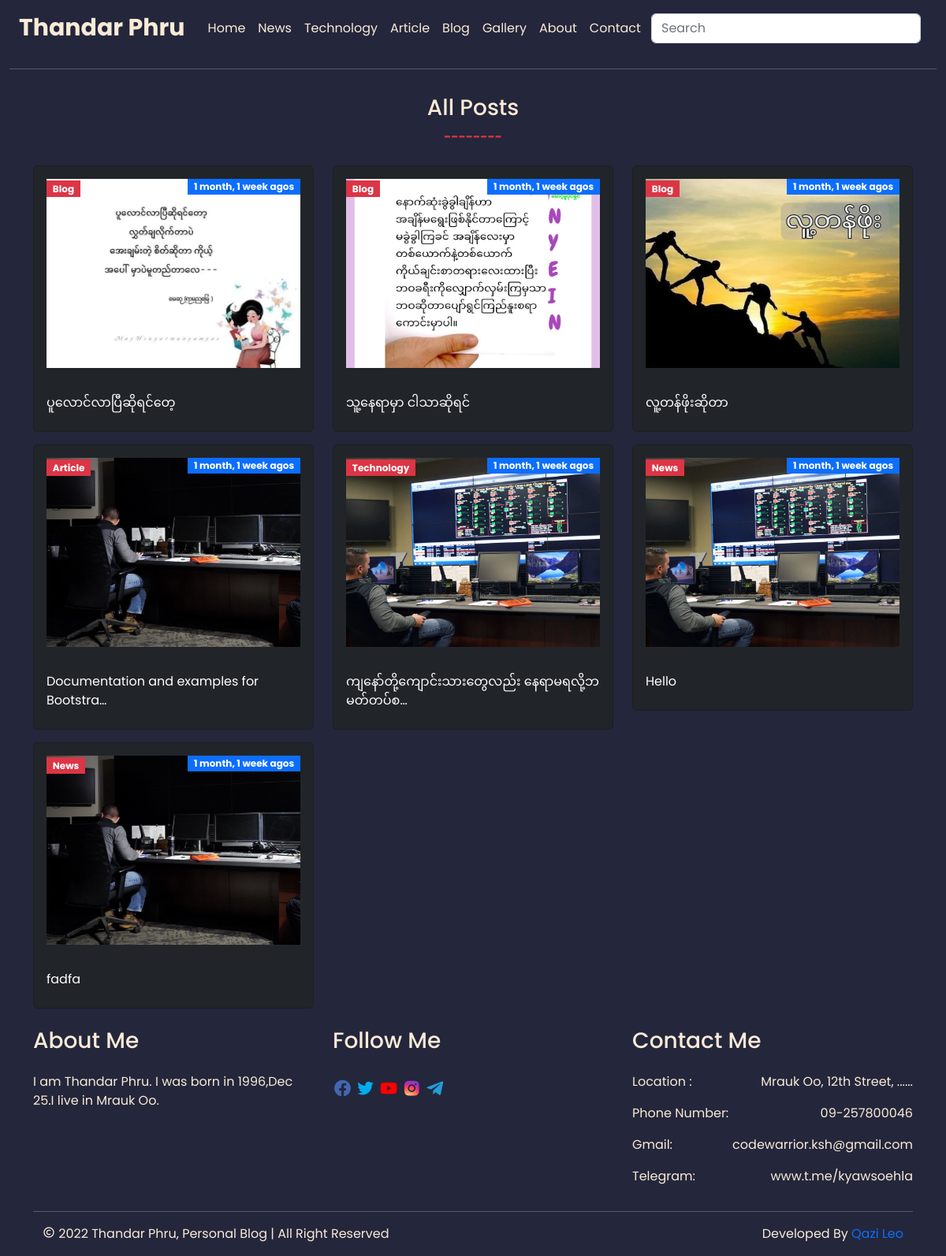
The app's page /posts/all/, older data.
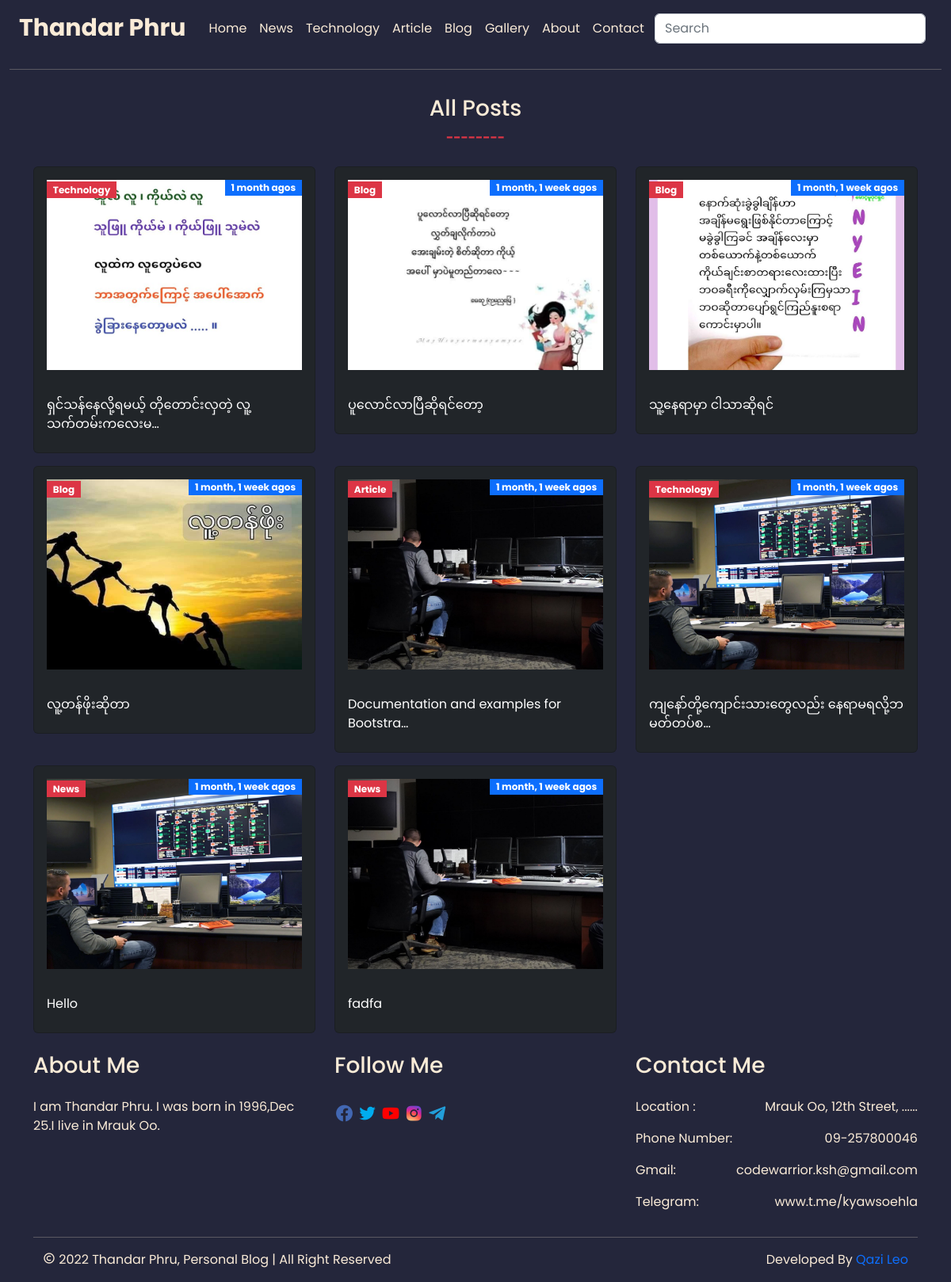
The same page, newer data.
### base/models.py (models this page shows, shortened)
class Category(models.Model):
    name = models.CharField(max_length=100)
    slug = models.SlugField(
            default='',
            editable=False,
        )
    created = models.DateTimeField(auto_now_add=True)
    updated = models.DateTimeField(auto_now=True)
    def __str__(self):
        return self.name

class Post(models.Model):
    title = models.CharField(max_length=255)
    category = models.ForeignKey(Category, on_delete=models.CASCADE)
    slug = models.SlugField(
            default='',
            editable=False,
        )
    author = models.ForeignKey(User, on_delete=models.CASCADE)
    content = models.TextField(null=True)
    feature = models.ImageField(upload_to = 'static/postimages', blank= True,null=True)
    tags = models.ManyToManyField(Tag)
    created = models.DateTimeField(auto_now_add=True)
    updated = models.DateTimeField(auto_now=True)
    is_feature = models.BooleanField(default=False)
    class Meta:
        ordering = ('-created',)

### base/views.py (the view)
# urls.py: path('posts/all/',views.posts, name='posts'),
def posts(request):
    categories = Category.objects.all()
    posts = Post.objects.all()
    context = {'posts':posts,'categories':categories}
    return render(request,'base/post.html',context)

### base/templates/base/post.html
{% extends 'main.html' %} {% load static %} {% block content %}
<div class="container">
    <div class="row">
      <div class="text-center py-3">
        <h3>All Posts</h3>
        <span class="text-danger fw-bold">--------</span>
      </div>
      {% for post in posts %}
      <div class="col-lg-4 py-2">
        <div class="card bg-dark">
          <div class="p-3">
            <div
              class="blog-picture-background"
              style="
                background-image: url('{{post.feature.url}}');
                height: 240px;
                background-repeat: no-repeat;
                background-size: cover;
                background-position: center;
              "
            >
              <p>
                <span class="badge bg-danger text-center rounded-0"
                  >{{post.category}}</span
                >
                <span class="badge bg-primary text-center float-end rounded-0"
                  >{{post.created|timesince}} agos</span
                >
              </p>
            </div>
          </div>
          <div class="card-body">
            <div class="card-title text-dark">
              <a href="{% url 'detail' post.slug %} " class="text-white"> {{post.title | truncatechars:40}} </a>
            </div>
          </div>
        </div>
      </div>
      {% endfor %}
    </div>
  </div>
{% endblock content %}

### templates/navbar.html (shortened to what this page needs)
{% load static %}
<nav class="navbar navbar-expand-lg">
  <div class="container-fluid">
    <a class="navbar-brand logo" href="{% url 'home' %}">Thandar Phru</a>
    <div class="collapse navbar-collapse" id="navbarSupportedContent">
      <ul class="navbar-nav mx-auto mb-2 mb-lg-0">
        {% url 'home' as url %}
        <li class="nav-item">
          <a class="nav-link {% if request.path == url %}border-bottom{% endif %}" aria-current="page" href="{% url 'home' %}">Home</a>
        </li>
        {% for category in categories %}
        {% url 'category' category.slug as url %}
        <li class="nav-item">
            <a class="nav-link {% if request.path == url %}border-bottom{% endif %}" href="{% url 'category' category.slug %}">{{category.name}}</a>
          </li>{% endfor %}
        <li class="nav-item">
          <a class="nav-link" href='{% url 'home' %}#gallery'>Gallery</a>
        </li>
        <li class="nav-item">
          <a class="nav-link" href='{% url 'home' %}#aboutme'>About</a>
        </li>
        <li class="nav-item">
          <a class="nav-link" href='{% url 'home' %}#contactme'>Contact</a>
        </li>
      </ul>
      <form class="d-flex" role="search">
        <input
          class="form-control me-2"
          type="search"
          name = "q"
          placeholder="Search"
          aria-label="Search"
        />
      </form>
    </div>
  </div>
</nav>
<hr />

Row changes from the older to the newer data that the page shows:
added Post: feature (picture), category "Technology", created "1 month", title "ရှင်သန်နေလို့ရမယ့် တိုတောင်းလှတဲ့ လူ့သက်တမ်းကလေးမ…"
changed Post (number 2 of 8 on the later page): title "ပူလောင်လာပြီဆိုရင်တေ့" → "ပူလောင်လာပြီဆိုရင်တော့"
